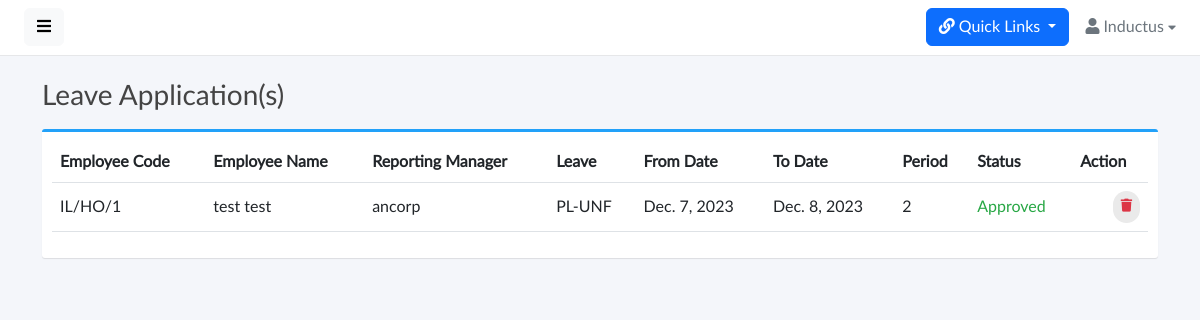
The app's page /leave/leave-applications (signed in), older data.
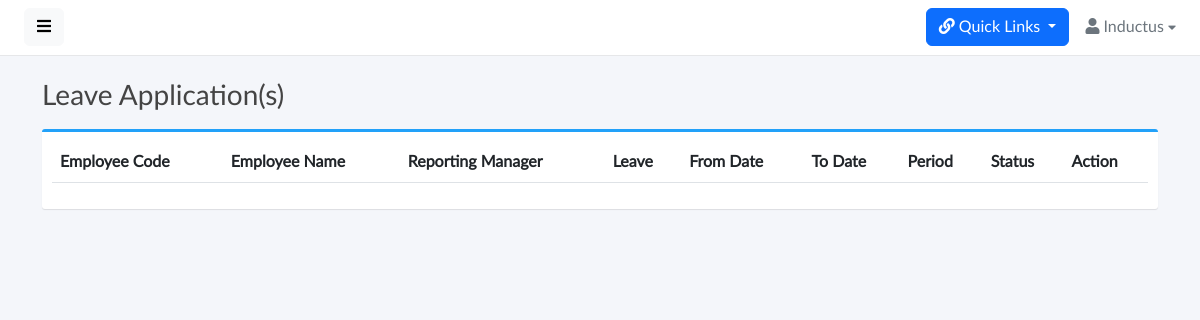
The same page, newer data.
### base/models.py (models this page shows)
class LeaveApplication(models.Model):
    id = models.CharField(max_length=25,primary_key=True,default=generate_unique_id,editable=False)
    employee = models.ForeignKey(Employee,on_delete=models.CASCADE)
    leave_name = models.ForeignKey(LeaveMaster,on_delete=models.CASCADE)
    from_date = models.DateField()
    to_date = models.DateField()
    period = models.SmallIntegerField(default=0)
    reason = models.CharField(max_length=200,blank=True,null=True)
    status = models.CharField(max_length=50,default="Pending",blank=True,null=True)

class Employee(models.Model):
    GENDER_CHOICES = [
        ('Male', 'Male'),
        ('Female', 'Female'),
    ]
    SHIFT_CHOICES = [
        ('General', 'General'),
        ('UNICEF', 'UNICEF'),
    ]
    EMPLOYEE_TYPE_CHOICES = [
        ('Permanent','Permanent')
    ]
    GRADE_CHOICES = [
        ('Employee','Employee'),
        ('Consultant','Consultant'),
        ('UNF Employee','UNF Employee'),
        ('UNF Supervisor','UNF Supervisor'),
    ]
    id = models.CharField(max_length=25,primary_key=True,default=generate_unique_id,editable=False)
    user = models.OneToOneField(User, on_delete=models.CASCADE,editable=False)
    employee_code = models.CharField(max_length=20,unique=True,null=True,blank=True)
    first_name = models.CharField(max_length=100 ,null=True,blank=True)
    middle_name = models.CharField(max_length=100,blank=True,null=True)
    last_name = models.CharField(max_length=100 , null=True,blank=True)
    email = models.CharField(max_length=100, null=True,blank=True , unique=True)
    official_email= models.CharField(max_length=100, blank=True , null=True , unique=True)
    gender = models.CharField(max_length=10, choices=GENDER_CHOICES)
    punching_code = models.IntegerField(unique=True , null=True , blank=True)
    date_of_joining = models.DateField(null=True)
    branch = models.ForeignKey(Branch, on_delete=models.SET_NULL,null=True,blank=True)
    department = models.ForeignKey(Department, on_delete=models.SET_NULL, null=True,blank=True)
    designation = models.ForeignKey(Designation, on_delete=models.SET_NULL,null=True,blank=True)
    employee_type = models.CharField(max_length=100, choices=EMPLOYEE_TYPE_CHOICES)
    shift = models.CharField(max_length=100, choices=SHIFT_CHOICES)
    grade = models.CharField(max_length=100, choices=GRADE_CHOICES)
    reporting_manager = models.ForeignKey(
        'self',
        on_delete=models.SET_NULL,
        null=True,
        blank=True,
        related_name='reportees'
    )
    ctc = models.CharField(max_length=20,null=True,blank=True)
    gross_salary = models.CharField(max_length=20,null=True,blank=True)
    basic_salary = models.CharField(max_length=20,null=True,blank=True)
    def __str__(self):
        return self.user.username

class LeaveMaster(models.Model):
    id = models.CharField(max_length=25,primary_key=True,default=generate_unique_id,editable=False)
    leave_name = models.CharField(max_length=50 , unique=True)
    leave_code = models.CharField(max_length=5,null=True,blank=True,unique=True)
    paid_leave = models.BooleanField(default=False)
    status = models.BooleanField(default=True)
    def __str__(self):
        return self.leave_name

### base/views.py (the view)
# urls.py: path('leave/leave-applications',views.LeaveApplicationView,name="leave-applications"),
@login_required(login_url='sigin')
def LeaveApplicationView(request):
    leave_applications = LeaveApplication.objects.all()
    context = {
        'leave_applications' : leave_applications
    }
    return render(request,'leave_applications.html',context)

### base/templates/leave_applications.html (shortened to what this page needs)
{% extends 'base.html' %}
{% load static %}
{% block start %}
<div class="content">
  <div class="container">
    <div class="page-title">
      <h3>
        Leave Application(s)
      </h3>
    </div>
    <div class="box box-primary">
      <div class="box-body">
        <table width="100%" class="table table-hover" id="dataTables-example">
          <thead>
            <tr>
              <th>Employee Code</th>
              <th>Employee Name</th>
              <th>Reporting Manager</th>
              <th>Leave</th>
              <th>From Date</th>
              <th>To Date</th>
              <th>Period</th>
              <th>Status</th>
              <th>Action</th>
            </tr>
          </thead>
          <tbody>
            {% for leaves in leave_applications %}
            <tr>
              <td>{{leaves.employee.employee_code}}</td>
              <td>
                {{leaves.employee.first_name}} {{leaves.employee.last_name}}
              </td>
              <td>{{leaves.employee.reporting_manager}}</td>
              <td>{{leaves.leave_name}}</td>
              <td>{{leaves.from_date}}</td>
              <td>{{leaves.to_date}}</td>
              <td>{{leaves.period}}</td>
              {% if leaves.status == 'Pending' %}
              <td>{{leaves.status}}</td>
              <td class="text-end">
                <a
                  href="{% url 'approve_leave' leaves.id %}"
                  class="btn btn-outline-success btn-rounded"
                >
                  <i class="fas fa-thumbs-up"></i>
                </a>
                <a
                  href="{% url 'reject_leave' leaves.id %}"
                  class="btn btn-outline-danger btn-rounded"
                >
                  <i class="fas fa-thumbs-down"></i>
                </a>
              </td>
              {% elif leaves.status == "Approved" %}
              <td style="color: #28a745">{{leaves.status}}</td>
              <td class="text-end">
                <a
                  href="{% url 'delete_leave' leaves.id %}"
                  class="btn btn-outline-danger btn-rounded"
                >
                  <i class="fas fa-trash"></i>
                </a>
              </td>
              {% endif %}
            </tr>
            {% endfor %}
          </tbody>
        </table>
      </div>
    </div>
  </div>
</div>
{% endblock %}

Row changes from the older to the newer data that the page shows:
removed LeaveApplication: employee.employee_code "IL/HO/1", employee.first_name "test", employee.last_name "test", employee.reporting_manager "ancorp", leave_name "PL-UNF", from_date "Dec. 7, 2023", to_date "Dec. 8, 2023", period "2", status "Approved"
